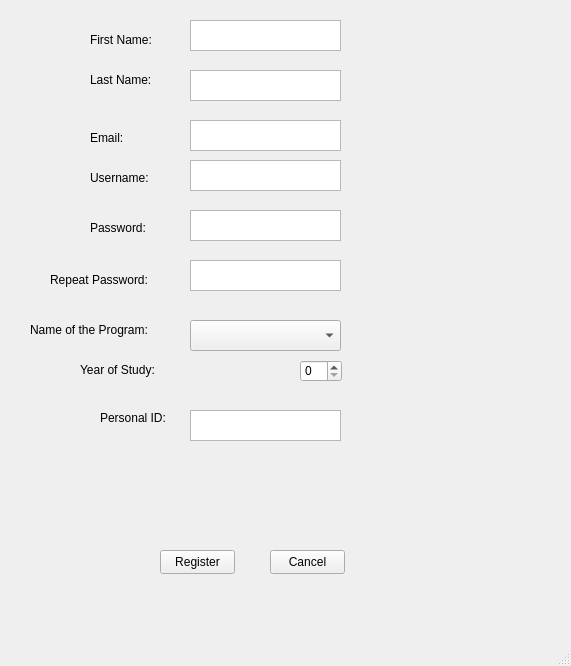
<?xml version="1.0" encoding="UTF-8"?>
<ui version="4.0">
 <class>window_register</class>
 <widget class="QMainWindow" name="window_register">
  <property name="geometry">
   <rect>
    <x>0</x>
    <y>0</y>
    <width>571</width>
    <height>666</height>
   </rect>
  </property>
  <property name="windowTitle">
   <string>Registration</string>
  </property>
  <widget class="QWidget" name="centralwidget">
   <widget class="QTextEdit" name="txt_username">
    <property name="geometry">
     <rect>
      <x>190</x>
      <y>160</y>
      <width>151</width>
      <height>31</height>
     </rect>
    </property>
   </widget>
   <widget class="QTextEdit" name="txt_password">
    <property name="geometry">
     <rect>
      <x>190</x>
      <y>210</y>
      <width>151</width>
      <height>31</height>
     </rect>
    </property>
   </widget>
   <widget class="QTextEdit" name="txt_repeat_password">
    <property name="geometry">
     <rect>
      <x>190</x>
      <y>260</y>
      <width>151</width>
      <height>31</height>
     </rect>
    </property>
   </widget>
   <widget class="QLabel" name="label">
    <property name="geometry">
     <rect>
      <x>90</x>
      <y>170</y>
      <width>71</width>
      <height>16</height>
     </rect>
    </property>
    <property name="text">
     <string>Username:</string>
    </property>
   </widget>
   <widget class="QTextEdit" name="txt_personal_id">
    <property name="geometry">
     <rect>
      <x>190</x>
      <y>410</y>
      <width>151</width>
      <height>31</height>
     </rect>
    </property>
   </widget>
   <widget class="QLabel" name="label_2">
    <property name="geometry">
     <rect>
      <x>90</x>
      <y>220</y>
      <width>71</width>
      <height>16</height>
     </rect>
    </property>
    <property name="text">
     <string>Password:</string>
    </property>
   </widget>
   <widget class="QLabel" name="label_3">
    <property name="geometry">
     <rect>
      <x>50</x>
      <y>270</y>
      <width>111</width>
      <height>20</height>
     </rect>
    </property>
    <property name="text">
     <string>Repeat Password:</string>
    </property>
   </widget>
   <widget class="QLabel" name="label_4">
    <property name="geometry">
     <rect>
      <x>30</x>
      <y>320</y>
      <width>131</width>
      <height>20</height>
     </rect>
    </property>
    <property name="text">
     <string>Name of the Program:</string>
    </property>
   </widget>
   <widget class="QLabel" name="label_5">
    <property name="geometry">
     <rect>
      <x>80</x>
      <y>360</y>
      <width>101</width>
      <height>20</height>
     </rect>
    </property>
    <property name="text">
     <string>Year of Study:</string>
    </property>
   </widget>
   <widget class="QLabel" name="label_6">
    <property name="geometry">
     <rect>
      <x>100</x>
      <y>410</y>
      <width>71</width>
      <height>16</height>
     </rect>
    </property>
    <property name="text">
     <string>Personal ID:</string>
    </property>
   </widget>
   <widget class="QSpinBox" name="spin_box_year_of_study">
    <property name="geometry">
     <rect>
      <x>300</x>
      <y>360</y>
      <width>42</width>
      <height>22</height>
     </rect>
    </property>
    <property name="minimum">
     <number>0</number>
    </property>
   </widget>
   <widget class="QPushButton" name="btn_register">
    <property name="geometry">
     <rect>
      <x>160</x>
      <y>550</y>
      <width>75</width>
      <height>24</height>
     </rect>
    </property>
    <property name="text">
     <string>Register</string>
    </property>
   </widget>
   <widget class="QPushButton" name="btn_cancel">
    <property name="geometry">
     <rect>
      <x>270</x>
      <y>550</y>
      <width>75</width>
      <height>24</height>
     </rect>
    </property>
    <property name="text">
     <string>Cancel</string>
    </property>
   </widget>
   <widget class="QLabel" name="label_7">
    <property name="geometry">
     <rect>
      <x>90</x>
      <y>70</y>
      <width>81</width>
      <height>20</height>
     </rect>
    </property>
    <property name="text">
     <string>Last Name:</string>
    </property>
   </widget>
   <widget class="QLabel" name="label_8">
    <property name="geometry">
     <rect>
      <x>90</x>
      <y>30</y>
      <width>81</width>
      <height>20</height>
     </rect>
    </property>
    <property name="text">
     <string>First Name:</string>
    </property>
   </widget>
   <widget class="QTextEdit" name="txt_first_name">
    <property name="geometry">
     <rect>
      <x>190</x>
      <y>20</y>
      <width>151</width>
      <height>31</height>
     </rect>
    </property>
   </widget>
   <widget class="QTextEdit" name="txt_last_name">
    <property name="geometry">
     <rect>
      <x>190</x>
      <y>70</y>
      <width>151</width>
      <height>31</height>
     </rect>
    </property>
   </widget>
   <widget class="QComboBox" name="combo_box_name_of_program">
    <property name="geometry">
     <rect>
      <x>190</x>
      <y>320</y>
      <width>151</width>
      <height>31</height>
     </rect>
    </property>
   </widget>
   <widget class="QTextEdit" name="txt_email">
    <property name="geometry">
     <rect>
      <x>190</x>
      <y>120</y>
      <width>151</width>
      <height>31</height>
     </rect>
    </property>
   </widget>
   <widget class="QLabel" name="label_9">
    <property name="geometry">
     <rect>
      <x>90</x>
      <y>130</y>
      <width>71</width>
      <height>16</height>
     </rect>
    </property>
    <property name="text">
     <string>Email:</string>
    </property>
   </widget>
   <widget class="QLabel" name="lbl_wrong_input">
    <property name="geometry">
     <rect>
      <x>50</x>
      <y>470</y>
      <width>381</width>
      <height>31</height>
     </rect>
    </property>
    <property name="font">
     <font>
      <pointsize>10</pointsize>
     </font>
    </property>
    <property name="text">
     <string/>
    </property>
   </widget>
  </widget>
  <widget class="QMenuBar" name="menubar">
   <property name="geometry">
    <rect>
     <x>0</x>
     <y>0</y>
     <width>571</width>
     <height>21</height>
    </rect>
   </property>
  </widget>
  <widget class="QStatusBar" name="statusbar"/>
 </widget>
 <resources/>
 <connections/>
</ui>
